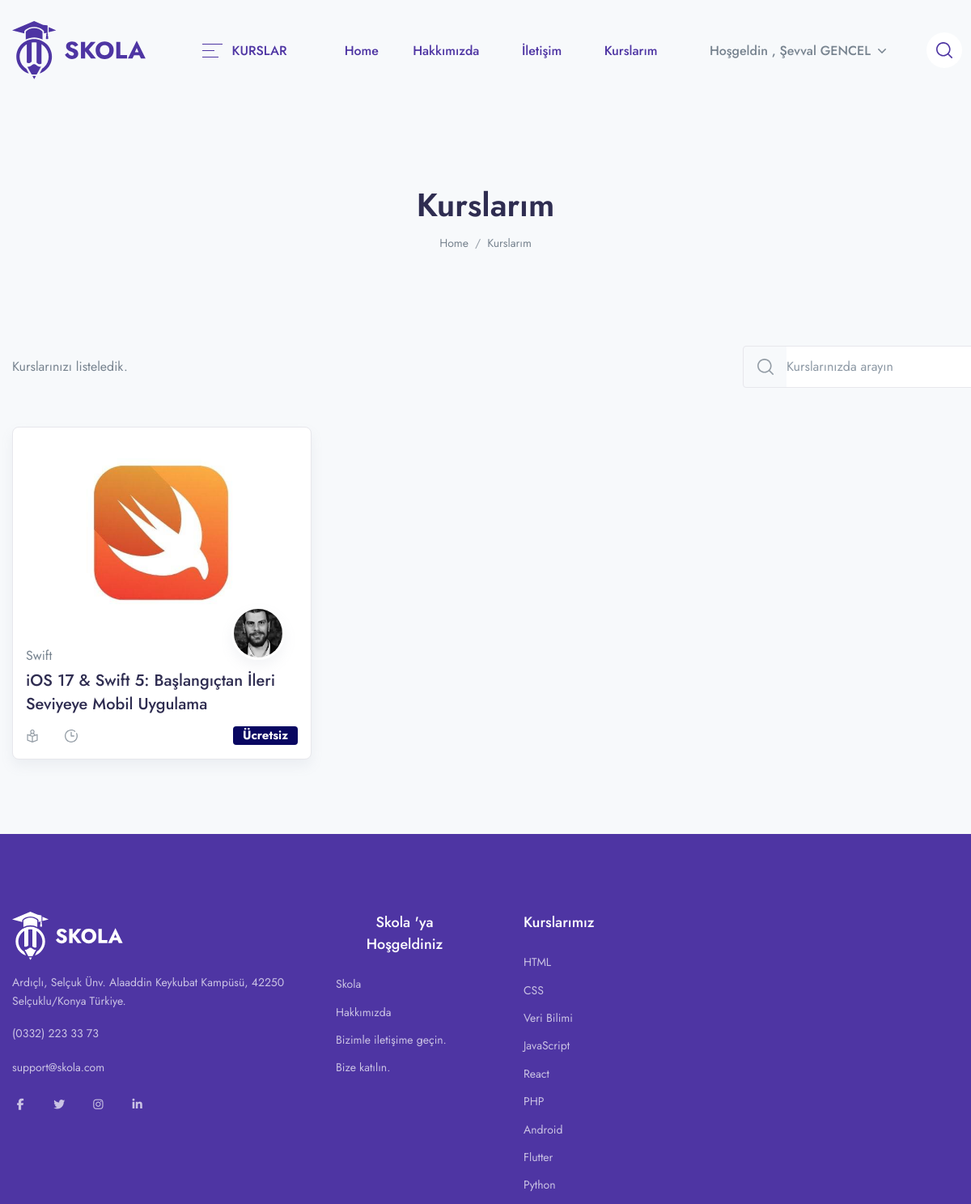
The page /my-course (signed in) on the database as committed earlier.
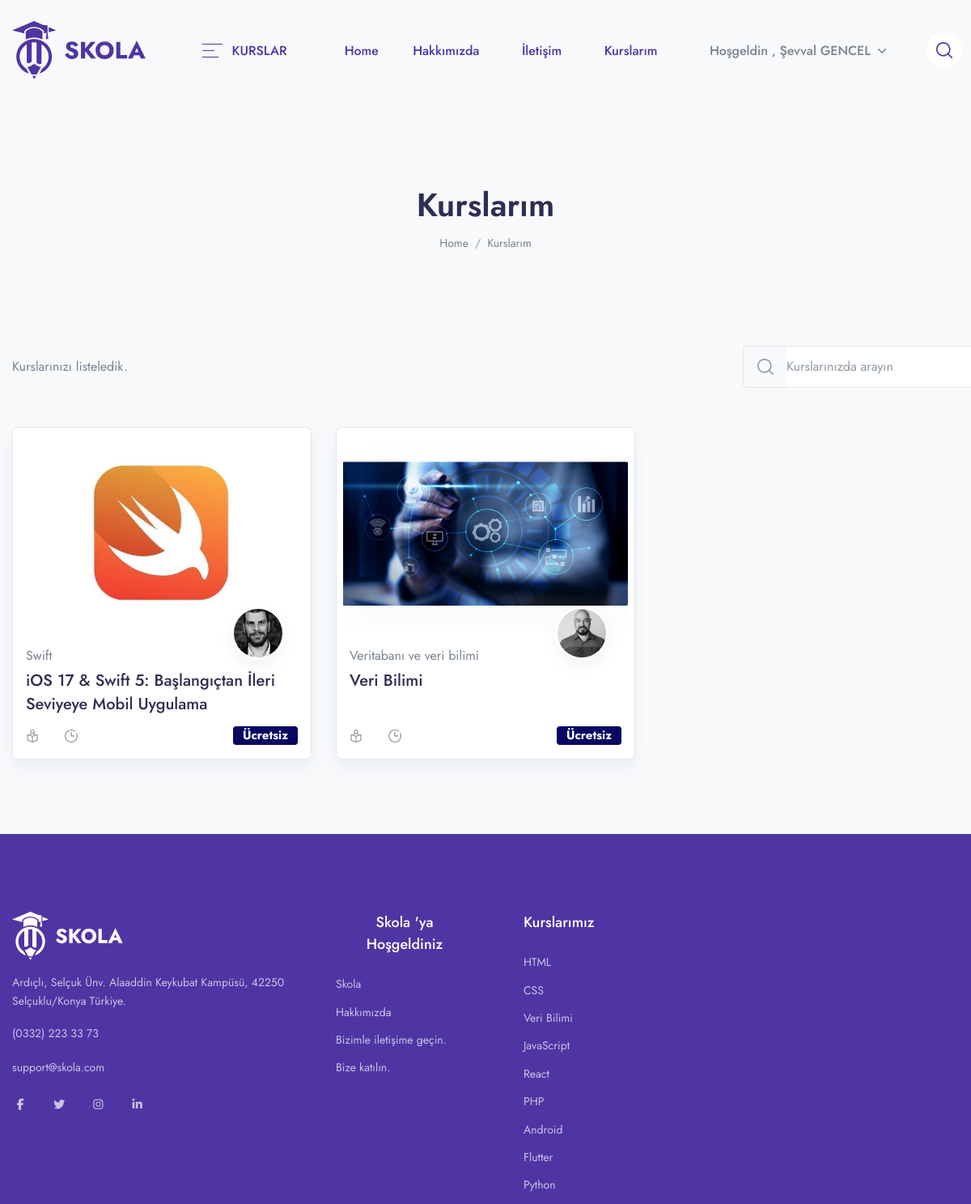
The same page on the database as committed later.
### app/models.py (models this page shows, shortened)
class UserCourse(models.Model):
    user = models.ForeignKey(User, on_delete=models.CASCADE)
    course = models.ForeignKey(Course, on_delete=models.CASCADE)
    paid = models.BooleanField(default=0)
    date = models.DateTimeField(auto_now_add=True)

class Course(models.Model):
    STATUS = (
        ('PUBLISH','PUBLISH'),
        ('DRAFT', 'DRAFT'),
    )
    featured_image = models.ImageField(upload_to="Media/featured_img",null=True)
    featured_video = models.CharField(max_length=300,null=True)
    title = models.CharField(max_length=500)
    created_at = models.DateField(auto_now_add=True)
    author = models.ForeignKey(Author,on_delete=models.CASCADE,null=True)
    category = models.ForeignKey(Categories,on_delete=models.CASCADE)
    level = models.ForeignKey(Level,on_delete=models.CASCADE,null=True)
    description = models.TextField()
    price = models.IntegerField(null=True,default=0)
    discount = models.IntegerField(null=True)
    language = models.ForeignKey(Language,on_delete=models.CASCADE,null=True)
    Deadline = models.CharField(max_length=100,null=True)
    slug = models.SlugField(default='', max_length=500, null=True, blank=True)
    status = models.CharField(choices=STATUS,max_length=100,null=True)
    Certificate = models.CharField(null=True,max_length=100)

class Author(models.Model):
    author_profile = models.ImageField(upload_to="Media/author")
    name = models.CharField(max_length=100, null=True)
    about_author = models.TextField()

class Categories(models.Model):
    icon = models.CharField(max_length=200,null=True)
    name = models.CharField(max_length=200)

### LMS/views.py (the view)
# urls.py: path('my-course',views.MY_COURSE,name= 'my-course')
def MY_COURSE(request):
    course = UserCourse.objects.filter(user = request.user)
    context = {
        'course' : course,
    }
    return render(request,'course/my-course.html',context)

### templates/course/my-course.html (shortened to what the changed rows need)
{% extends 'base.html' %}
{% load static %}
{% load course_tags %}
{% block content %}
    <header class="py-8 py-md-11" style="background-image: none;">
        <div class="container text-center py-xl-2">
            <h1 class="display-4 fw-semi-bold mb-0">Kurslarım</h1>
        </div>
    </header>
    <div class="container pb-4 pb-xl-7">
        <div class="row row-cols-md-2 row-cols-xl-3 mb-6 mb-xl-3">
                    {% for i in course %}
                        <div class="col-12 col-md-6 col-xl-4 col-wd-3 pb-4 pb-md-7" style="padding-right:15px;padding-left:15px;">
                            <div class="card border shadow p-2 rounded-lg sk-fade">
                                <div class="card-zoom position-relative">
                                    <a href="{{i.get_absolute_url}}" class="card-img sk-thumbnail img-ratio-9 d-block">
                                        <img class="rounded shadow-light-lg" src="{{i.course.featured_image}}" alt="...">
                                    </a>
                                </div>
                                <div class="card-footer px-2 pb-2 mb-1 pt-4 position-relative">
                                    <a href="{{i.get_absolute_url}}" class="d-block">
                                        <div class="avatar avatar-xl badge-float position-absolute top-0 right-0 mt-n6 me-5 rounded-circle shadow border border-white border-w-lg">
                                            <img src="{{i.course.author.author_profile}}" alt="..." class="avatar-img rounded-circle">
                                        </div>
                                    </a>
                                    <a href="{{i.get_absolute_url}}" ><span class="mb-1 d-inline-block text-gray-800">{{i.course.category.name}}</span></a>
                                    <div class="position-relative">
                                        <a href="{{i.get_absolute_url}}" class="d-block stretched-link"><h4 class="line-clamp-2 h-md-48 h-lg-58 me-md-6 me-lg-10 me-xl-4 mb-2">{{i.course.title}}</h4></a>
                                        <div class="row mx-n2 align-items-end">
                                            <div class="col px-2">
                                                <ul class="nav mx-n3">
                                                    <li class="nav-item px-3">
                                                        <div class="d-flex align-items-center">
                                                            <div class="me-2 d-flex icon-uxs text-secondary">
                                                            </div>
                                                        </div>
                                                    </li>
                                                    <li class="nav-item px-3">
                                                        <div class="d-flex align-items-center">
                                                            <div class="me-2 d-flex icon-uxs text-secondary">
                                                            </div>
                                                        </div>
                                                    </li>
                                                </ul>
                                            </div>
                                                  {% if i.course.price == 0 %}
                                                <div class="col-auto px-2 text-right">
                                                    <ins class="h4 mb-0 d-block mb-lg-n1" ><a href="#" class="badge badge-primary">Ücretsiz </a> </ins>
                                                </div>
                                                  {% else %}
                                                <div class="col-auto px-2 text-right">
                                                    <del class="font-size-sm">₺ {{i.course.price}}</del>
                                                    <ins class="h4 mb-0 d-block mb-lg-n1">₺ {% discount_calculation i.course.price i.course.discount %}</ins>
                                                </div>
                                                  {% endif %}
                                        </div>
                                    </div>
                                </div>
                            </div>
                        </div>
                    {% endfor %}
            </div>
        </div>
{% endblock %}

Rows that differ between the two databases and show on the page:
added UserCourse: course.featured_image (picture), course.author.author_profile (picture), course.category.name "Veritabanı ve veri bilimi", course "Veri Bilimi", shows "Ücretsiz"
